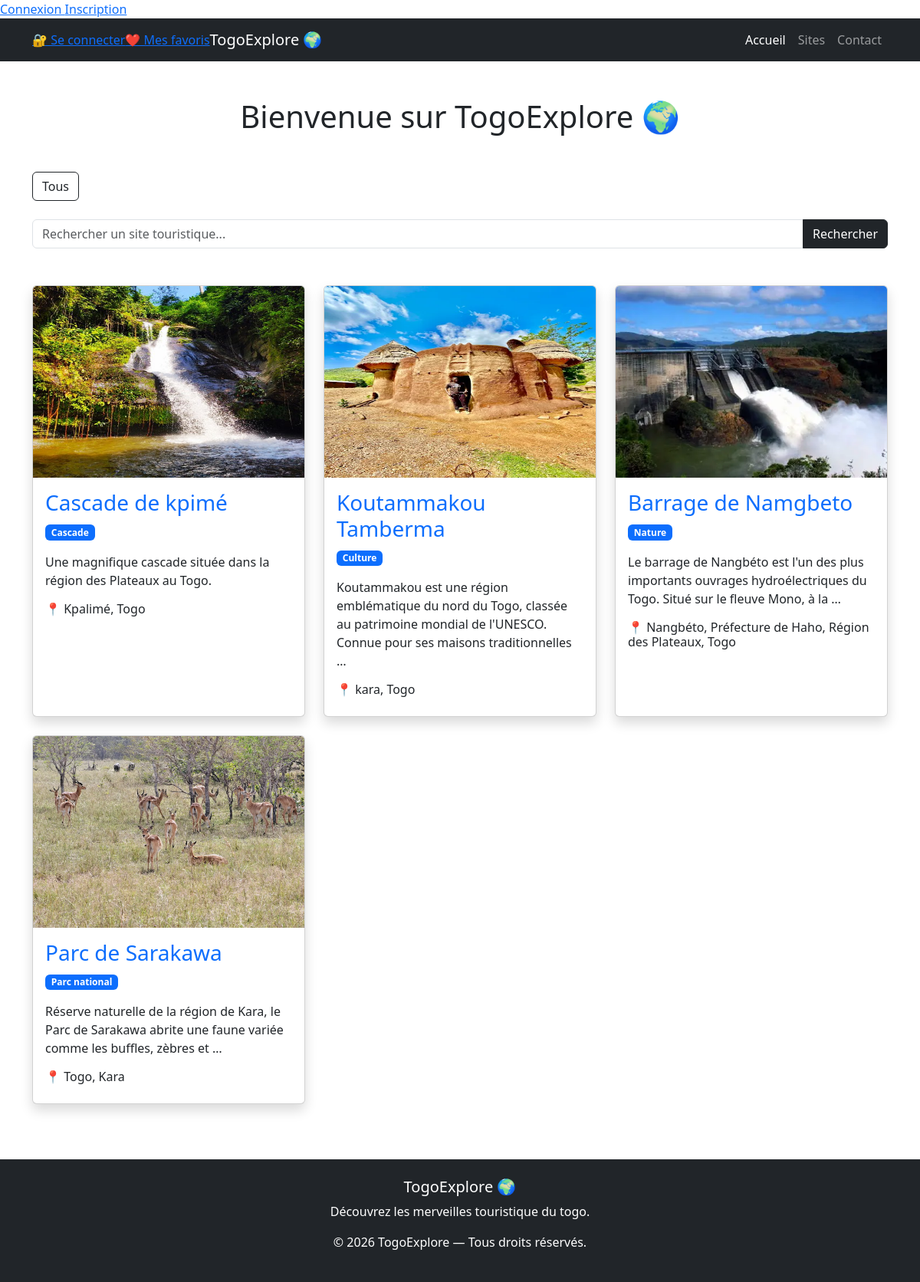
The page / on the database its author committed.
### tourism/models.py (models this page shows, shortened)
class TouristSite(models.Model):
    name = models.CharField(max_length=200)
    description = models.TextField()
    location = models.CharField(max_length=255)
    region = models.ForeignKey(
        Region,
        on_delete=models.CASCADE,
        related_name="sites",
        null=True,
        blank=True
    )
    category = models.ForeignKey(
        Category,
        on_delete=models.CASCADE,
        related_name="Sites",
        null=True,
        blank=True
    )
    latitude = models.DecimalField(max_digits=9, decimal_places=6)
    longitude = models.DecimalField(max_digits=9, decimal_places=6)
    image = models.ImageField(upload_to="sites/")
    created_at = models.DateTimeField(auto_now_add=True)

class Category(models.Model):
    name = models.CharField(max_length=100)
    def __str__(self):
        return self.name

### tourism/views.py (the view)
# urls.py: 2. Add a URL to urlpatterns:  path('', views.home, name='home')
def home(request):
    sites = TouristSite.objects.all()
    context = {
        'sites': sites
    }
    return render(
        request,
        'tourism/index.html',
        context
    )

### tourism/templates/tourism/index.html (shortened to what this page needs)
{% load static %}
<!DOCTYPE html>
<html lang="fr">
<head>
    <link href="https://cdn.jsdelivr.net/npm/bootstrap@5.3.7/dist/css/bootstrap.min.css" rel="stylesheet">
</head>
<body>
{% if user.is_authenticated %}
<p>Bonjour {{ user.username }}</p>
<a href="{% url 'logout' %}">
    Déconnexion
</a>
{% else %}
<a href="{% url 'login' %}">
    Connexion
</a>
<a href="{% url 'register' %}">
    Inscription
</a>
{% endif %}
    <nav class="navbar navbar-expand-lg navbar-dark bg-dark">
        <div class="container">
            {% if user.is_authenticated %}
    <p>
        Bienvenue, {{ user.username }} 👋
    </p>
    <a href="{% url 'favorites' %}">
        ❤️ Mes favoris
    </a>
    <form method="POST" action="{% url 'logout' %}">
        {% csrf_token %}
        <button type="submit">
            Se déconnecter
        </button>
    </form>
{% else %}
    <a href="{% url 'login' %}">
        🔐 Se connecter
    </a>
{% endif %}
            <a href="{% url 'favorites' %}">
                ❤️ Mes favoris
            </a>
            <a class="navbar-brand" href="/">
                TogoExplore 🌍
            </a>
            <div class="collapse navbar-collapse" id="navbarNav">
                <ul class="navbar-nav ms-auto">
                    <li class="nav-item">
                        <a class="nav-link active" href="/">
                            Accueil
                        </a>
                    </li>
                    <li class="nav-item">
                        <a class="nav-link" href="/">
                            Sites
                        </a>
                    </li>
                    <li class="nav-item">
                        <a class="nav-link" href="{% url 'contact' %}">
                            Contact
                        </a>
                    </li>
                </ul>
            </div>
        </div>
    </nav>
    <div class="container mt-5">
        <h1 class="text-center mb-5">
            Bienvenue sur TogoExplore 🌍
        </h1>
        <div class="mb-4">
    <a href="/" class="btn btn-outline-dark">
        Tous
    </a>
</div>
        <div class="row">
          <form method="GET" class="mb-5">
    <div class="input-group">
        <input type="text"
               name="q"
               class="form-control"
               placeholder="Rechercher un site touristique...">
        <button class="btn btn-dark">
            Rechercher
        </button>
    </div>
</form>
            {% for site in sites %}
            <div class="col-md-4 mb-4">
                <div class="card shadow h-100">
                    <img src="{{ site.image.url }}"
                         class="card-img-top"
                         height="250">
                    <div class="card-body">
                        <h3 class="card-title">
                            <a href="{% url 'site_detail' site.id %}"
                               class="text-decoration-none">
                                {{ site.name }}
                            </a>
                        </h3>
                        <p class="badge bg-primary">
                        {{ site.category }}
                        </p>
                        <p class="card-text">
                            {{ site.description|truncatewords:20 }}
                        </p>
                        <h6>
                            📍 {{ site.location }}
                        </h6>
                    </div>
                </div>
            </div>
            {% endfor %}
        </div>
    </div>
<footer class="bg-dark text-white mt-5 p-4">
      <div class="container text-center">
          <h5>TogoExplore 🌍</h5>
          <p>
            Découvrez les merveilles touristique du togo.
          </p>
          <p>
            © 2026 TogoExplore — Tous droits réservés.
          </p>
      </div>
</footer>
</body>
</html>

### rows shown on the page
TouristSite: image (picture), name "Cascade de kpimé", category "Cascade", description "Une magnifique cascade située dans la région des Plateaux au Togo.", location "Kpalimé, Togo"
TouristSite: image (picture), name "Koutammakou Tamberma", category "Culture", description "Koutammakou est une région emblématique du nord du Togo, classée au patrimoine mondial de l'UNESCO. Connue pour ses maisons traditionnelles …", location "kara, Togo"
TouristSite: image (picture), name "Barrage de Namgbeto", category "Nature", description "Le barrage de Nangbéto est l'un des plus importants ouvrages hydroélectriques du Togo. Situé sur le fleuve Mono, à la …", location "Nangbéto, Préfecture de Haho, Région des Plateaux, Togo"
TouristSite: image (picture), name "Parc de Sarakawa", category "Parc national", description "Réserve naturelle de la région de Kara, le Parc de Sarakawa abrite une faune variée comme les buffles, zèbres et …", location "Togo, Kara"
